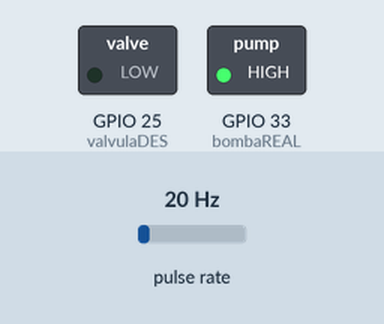
Simulated run of this sketch. Board: ESP32. Shown: switched loads named in the sketch (green lamp = pin HIGH). Wiring (inferred from the names in the program): pulse sensor: data GPIO 13. The inputs (shaded band) are chosen by the test bench; at power-on: pulse rate 20 Hz. What the sketch prints to the serial monitor is not drawn.

Above: at 1.0 s.
At 3.5 s:
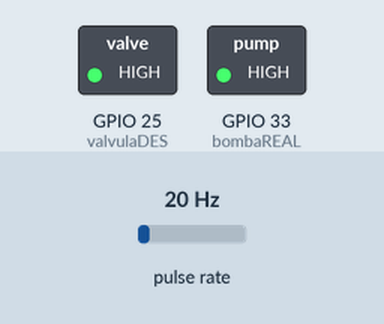
At 6.0 s:
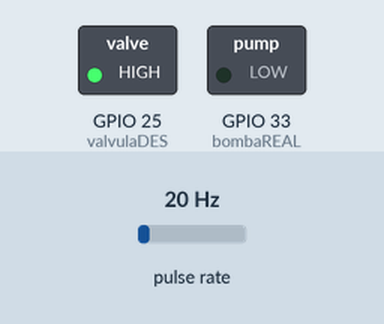
At 8.5 s:
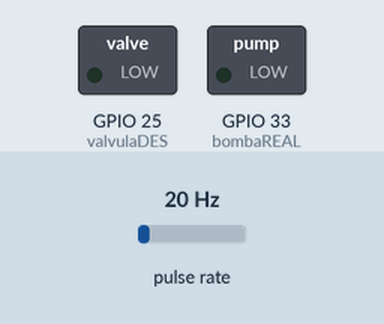
Timing chart, 0 to 13.0 s (numbered marks = the images above):
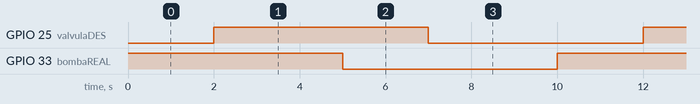

The sketch:

testeValvaBomba.ino
```cpp
#define bombaREAL 33 // BOMBA
#define valvulaDES 25
#define SENSOR 13
//ATENÇÃO: colocar velocidade 115200 no terminal.

long currentMillis = 0;
long previousMillis = 0;
int interval = 1000;
boolean ledState = LOW;
float calibrationFactor = 1.5; // ajustar aqui caso esteja lendo errado
volatile byte pulseCount;
byte pulse1Sec = 0;
float flowRate;
unsigned int flowMilliLitres;
unsigned long totalMilliLitres;

void IRAM_ATTR pulseCounter()
{
  pulseCount++;
}

void setup() {
  pinMode(bombaREAL, OUTPUT);
  pinMode(valvulaDES, OUTPUT);

  Serial.begin(115200);

  pinMode(SENSOR, INPUT_PULLUP);

  pulseCount = 0;
  flowRate = 0.0;
  flowMilliLitres = 0;
  totalMilliLitres = 0;
  previousMillis = 0;

  attachInterrupt(digitalPinToInterrupt(SENSOR), pulseCounter, FALLING);
}

void loop(){
  digitalWrite(bombaREAL, HIGH);
  //Serial.println("Bomba LIGADA");
  //Serial.println(" ");
  delay(2000);
  digitalWrite(valvulaDES, HIGH);
  //Serial.println("Válvula LIGADA");
  //Serial.println(" ");
  delay(3000);
  digitalWrite(bombaREAL, LOW);
  //Serial.println("Bomba desligada");
  //Serial.println(" ");
  delay(2000);
  digitalWrite(valvulaDES, LOW);
  //Serial.println("Válvula desligada");
  //Serial.println(" ");
  delay(3000);

  currentMillis = millis();
  if (currentMillis - previousMillis > interval) {

    pulse1Sec = pulseCount;
    pulseCount = 0;

    flowRate = ((1000.0 / (millis() - previousMillis)) * pulse1Sec) / calibrationFactor;
    previousMillis = millis();

    flowMilliLitres = (flowRate / 60) * 1000;

    totalMilliLitres += flowMilliLitres;

    Serial.print("Flow rate: ");
    Serial.print(int(flowRate));  // Print the integer part of the variable
    Serial.print("L/min");
    Serial.print("\t");       // Print tab space

    // Print the cumulative total of litres flowed since starting
    Serial.print("Output Liquid Quantity: ");
    Serial.print(totalMilliLitres);
    Serial.print(" mL / ");
    Serial.print(totalMilliLitres / 1000);
    Serial.println(" L");
  }
}
```

Measured:
- by itself, GPIO 25 (valvulaDES), GPIO 33 (bombaREAL): alternates HIGH for 5.0 s and LOW for 5.0 s
- by itself, everything shown: repeats every 10.0 s, in 4 steps
